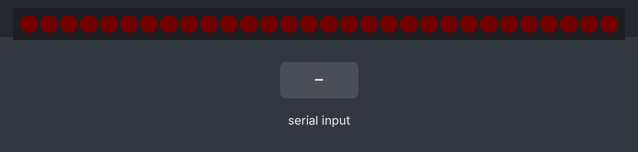
Bench run of a sketch on a simulated Arduino Uno, built with avr-gcc and run on an emulated ATmega328P. On the bench: 30 RGB LEDs in strip order, left to right. Inputs (shaded band) come from the test bench. Dim RGB values are drawn brighter than linear.

Above: at 3.0 s.
3.1 s: "0" received over Serial
At 5.6 s:
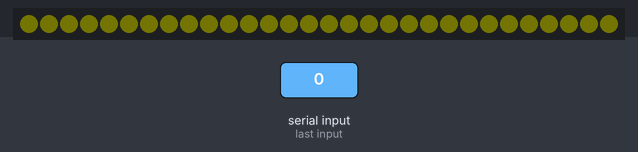
5.8 s: "1" received over Serial
At 6.55 s:
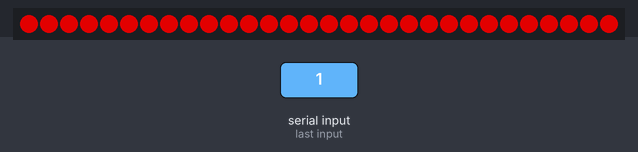
8.8 s: "2" received over Serial
At 8.95 s:
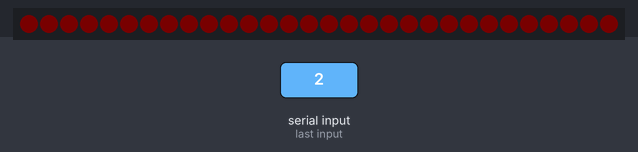
Timing chart, 0 to 11.8 s (numbered marks = the images above; inputs shaded):
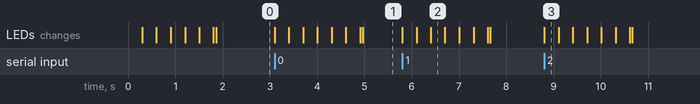

The sketch:

GameReviewLEDS.ino
```cpp
/* Ardiono code to change lights based on sentiment analysis from twitter */
 #include <Adafruit_NeoPixel.h>
#define PIN 6
Adafruit_NeoPixel strip = Adafruit_NeoPixel(30, PIN, NEO_GRB + NEO_KHZ800);

int reds=255;
int greens = 127;

void setup() {
  // put your setup code here, to run once:

  Serial.begin(9600);
  strip.begin();
  color();
}

void loop() {
  // put your main code here, to run repeatedly:

  if(Serial.available() > 0){
   char data = Serial.read();
   if(data == '0'){
     reds-=60;
     greens+=60;
     if(reds < 0){
      reds = 0;
     }
     if(greens >255){
       greens = 255;
     }
   }
   else{
    greens-=60;
    reds+=60;
    if(greens < 0 ){
       greens = 0;
    }
    if(reds > 255){
     reds = 255;
    }
   }
   color();
  }

}

void color() {


  for(uint16_t i=0; i<strip.numPixels(); i++) {
      strip.setPixelColor(i, strip.Color(reds, greens, 0));
  }
  for(int i = 1; i < 256; i ++){
   strip.setBrightness(i);
   strip.show();
   delay(2);
  }
  for(int i = 255; i >0; i --){
   strip.setBrightness(i);
   strip.show();
   delay(2);
  }
}
```

Measured:
- after the input at 3.1 s, the LEDs: change at once (image 1)
- after the input at 5.8 s, the LEDs: first change at once (image 2 shows a later state)
